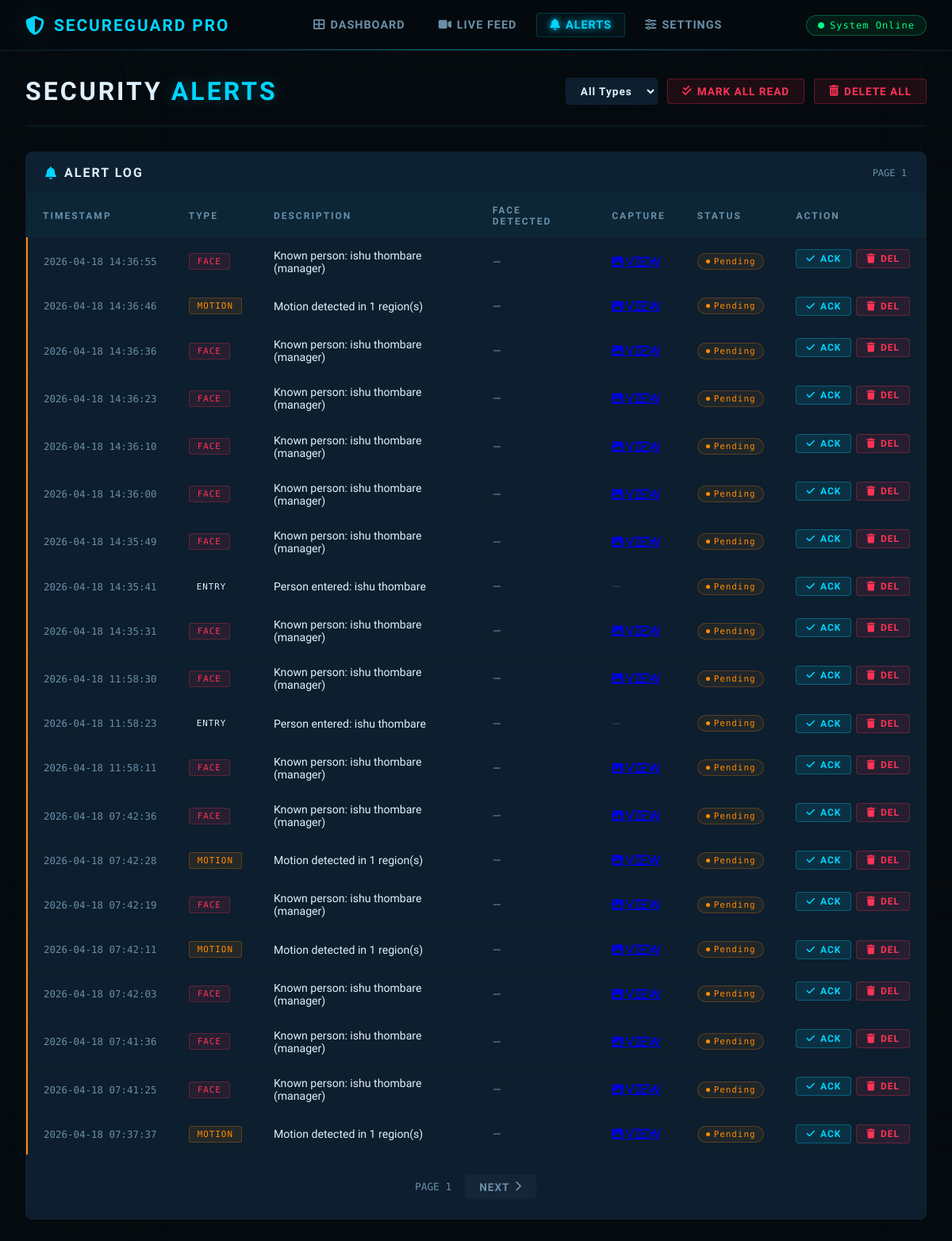
Page /alerts (signed in) on the committed database.
### tables this page shows
CREATE TABLE alerts (
                    id INTEGER PRIMARY KEY AUTOINCREMENT,
                    timestamp DATETIME DEFAULT CURRENT_TIMESTAMP,
                    alert_type TEXT NOT NULL,
                    description TEXT,
                    image_path TEXT,
                    is_acknowledged BOOLEAN DEFAULT 0,
                    face_detected TEXT,
                    confidence REAL
                );

### web/app.py (the view)
    @app.route('/alerts')
    @login_required
    def alerts():
        page = request.args.get('page', 1, type=int)
        per_page = 20
        alerts_list = database.get_alerts(limit=per_page, offset=(page - 1) * per_page)
        return render_template('alerts.html', alerts=alerts_list, page=page)

### core/database.py (called while the page is built)
    @contextmanager
    def get_connection(self):
        conn = sqlite3.connect(self.db_path, check_same_thread=False)
        conn.row_factory = sqlite3.Row
        try:
            yield conn
        finally:
            conn.close()

    def get_alerts(self, limit=50, offset=0, unacknowledged_only=False):
        with self.get_connection() as conn:
            cursor = conn.cursor()
            query = "SELECT * FROM alerts"
            if unacknowledged_only:
                query += " WHERE is_acknowledged = 0"
            query += " ORDER BY timestamp DESC LIMIT ? OFFSET ?"
            cursor.execute(query, (limit, offset))
            return [dict(row) for row in cursor.fetchall()]

### web/templates/alerts.html (shortened to what this page needs)
<!DOCTYPE html>
<html lang="en">
<head>
    <link rel="stylesheet" href="https://cdnjs.cloudflare.com/ajax/libs/font-awesome/6.4.0/css/all.min.css">
</head>
<body>
    <nav class="navbar">
        <div class="nav-brand">
            <i class="fas fa-shield-alt"></i>
            <span>SecureGuard Pro</span>
        </div>
        <div class="nav-links">
            <a href="/"><i class="fas fa-th-large"></i> Dashboard</a>
            <a href="/live"><i class="fas fa-video"></i> Live Feed</a>
            <a href="/alerts" class="active"><i class="fas fa-bell"></i> Alerts</a>
            <a href="/settings"><i class="fas fa-sliders-h"></i> Settings</a>
        </div>
        <div class="status-badge-nav">
            <i class="fas fa-circle"></i> System Online
        </div>
    </nav>
    <main class="page">
        <div class="page-header">
            <h1>Security <span>Alerts</span></h1>
            <div class="filter-bar">
                <select id="filter-type">
                    <option value="all">All Types</option>
                </select>
                <button class="btn btn-danger" id="mark-all-read">
                    <i class="fas fa-check-double"></i> Mark All Read
                </button>
                <button class="btn btn-danger" id="delete-all-btn">
                    <i class="fas fa-trash-alt"></i> Delete All
                </button>
            </div>
        </div>
        <div class="table-card">
            <div class="table-card-header">
                <h2><i class="fas fa-bell"></i> Alert Log</h2>
                <span style="font-family:'Share Tech Mono',monospace; font-size:0.75rem; color:var(--text-secondary);">
                    PAGE {{ page }}
                </span>
            </div>
            {% if alerts %}
            <table>
                <thead>
                    <tr>
                        <th>Timestamp</th>
                        <th>Type</th>
                        <th>Description</th>
                        <th>Face Detected</th>
                        <th>Capture</th>
                        <th>Status</th>
                        <th>Action</th>
                    </tr>
                </thead>
                <tbody id="alerts-tbody">
                    {% for alert in alerts %}
                    <tr class="{{ 'unread' if not alert.is_acknowledged else '' }}" id="row-{{ alert.id }}">
                        <td class="time-col">{{ alert.timestamp }}</td>
                        <td>
                            <span class="type-badge {{ alert.alert_type }}">
                                {{ alert.alert_type }}
                            </span>
                        </td>
                        <td>{{ alert.description }}</td>
                        <td style="color:var(--text-secondary);">{{ alert.face_detected or '—' }}</td>
                        <td>
                            {% if alert.image_path %}
                            <a href="/captures/{{ alert.image_path.split('\\')[-1].split('/')[-1] }}"
                                <i class="fas fa-image"></i> View
                            </a>
                            {% else %}
                            <span style="color:var(--text-muted);">—</span>
                            {% endif %}
                        </td>
                        <td>
                            {% if alert.is_acknowledged %}
                            <span class="status-pill acknowledged">Acknowledged</span>
                            {% else %}
                            <span class="status-pill pending">Pending</span>
                            {% endif %}
                        </td>
                        <td class="action-col">
                            {% if not alert.is_acknowledged %}
                            <button class="btn btn-sm btn-primary acknowledge-btn" data-id="{{ alert.id }}">
                                <i class="fas fa-check"></i> Ack
                            </button>
                            {% endif %}
                            <button class="btn btn-sm btn-danger delete-btn" data-id="{{ alert.id }}">
                                <i class="fas fa-trash"></i> Del
                            </button>
                        </td>
                    </tr>
                    {% endfor %}
                </tbody>
            </table>
            {% else %}
            <div class="empty-state">
                <i class="fas fa-shield-check"></i>
                NO ALERTS FOUND
            </div>
            {% endif %}
            <div class="pagination">
                <span>PAGE {{ page }}</span>
                <a href="?page={{ page + 1 }}" class="btn btn-secondary">
                    Next <i class="fas fa-chevron-right"></i>
                </a>
            </div>
        </div>
    </main>
</body>
</html>

### rows in the picture
alerts: timestamp "2026-04-18 14:36:55", alert_type "FACE", description "Known person: ishu thombare (manager)", face_detected "—", is_acknowledged "Pending"
alerts: timestamp "2026-04-18 14:36:46", alert_type "MOTION", description "Motion detected in 1 region(s)", face_detected "—", is_acknowledged "Pending"
alerts: timestamp "2026-04-18 14:36:36", alert_type "FACE", description "Known person: ishu thombare (manager)", face_detected "—", is_acknowledged "Pending"
alerts: timestamp "2026-04-18 14:36:23", alert_type "FACE", description "Known person: ishu thombare (manager)", face_detected "—", is_acknowledged "Pending"
alerts: timestamp "2026-04-18 14:36:10", alert_type "FACE", description "Known person: ishu thombare (manager)", face_detected "—", is_acknowledged "Pending"
alerts: timestamp "2026-04-18 14:36:00", alert_type "FACE", description "Known person: ishu thombare (manager)", face_detected "—", is_acknowledged "Pending"
alerts: timestamp "2026-04-18 14:35:49", alert_type "FACE", description "Known person: ishu thombare (manager)", face_detected "—", is_acknowledged "Pending"
alerts: timestamp "2026-04-18 14:35:41", alert_type "ENTRY", description "Person entered: ishu thombare", face_detected "—", is_acknowledged "Pending"
alerts: timestamp "2026-04-18 14:35:31", alert_type "FACE", description "Known person: ishu thombare (manager)", face_detected "—", is_acknowledged "Pending"
alerts: timestamp "2026-04-18 11:58:30", alert_type "FACE", description "Known person: ishu thombare (manager)", face_detected "—", is_acknowledged "Pending"
alerts: timestamp "2026-04-18 11:58:23", alert_type "ENTRY", description "Person entered: ishu thombare", face_detected "—", is_acknowledged "Pending"
alerts: timestamp "2026-04-18 11:58:11", alert_type "FACE", description "Known person: ishu thombare (manager)", face_detected "—", is_acknowledged "Pending"
alerts: timestamp "2026-04-18 07:42:36", alert_type "FACE", description "Known person: ishu thombare (manager)", face_detected "—", is_acknowledged "Pending"
alerts: timestamp "2026-04-18 07:42:28", alert_type "MOTION", description "Motion detected in 1 region(s)", face_detected "—", is_acknowledged "Pending"
alerts: timestamp "2026-04-18 07:42:19", alert_type "FACE", description "Known person: ishu thombare (manager)", face_detected "—", is_acknowledged "Pending"
alerts: timestamp "2026-04-18 07:42:11", alert_type "MOTION", description "Motion detected in 1 region(s)", face_detected "—", is_acknowledged "Pending"
alerts: timestamp "2026-04-18 07:42:03", alert_type "FACE", description "Known person: ishu thombare (manager)", face_detected "—", is_acknowledged "Pending"
alerts: timestamp "2026-04-18 07:41:36", alert_type "FACE", description "Known person: ishu thombare (manager)", face_detected "—", is_acknowledged "Pending"
alerts: timestamp "2026-04-18 07:41:25", alert_type "FACE", description "Known person: ishu thombare (manager)", face_detected "—", is_acknowledged "Pending"
alerts: timestamp "2026-04-18 07:37:37", alert_type "MOTION", description "Motion detected in 1 region(s)", face_detected "—", is_acknowledged "Pending"

### other values in the picture
{{ page }} "1"
